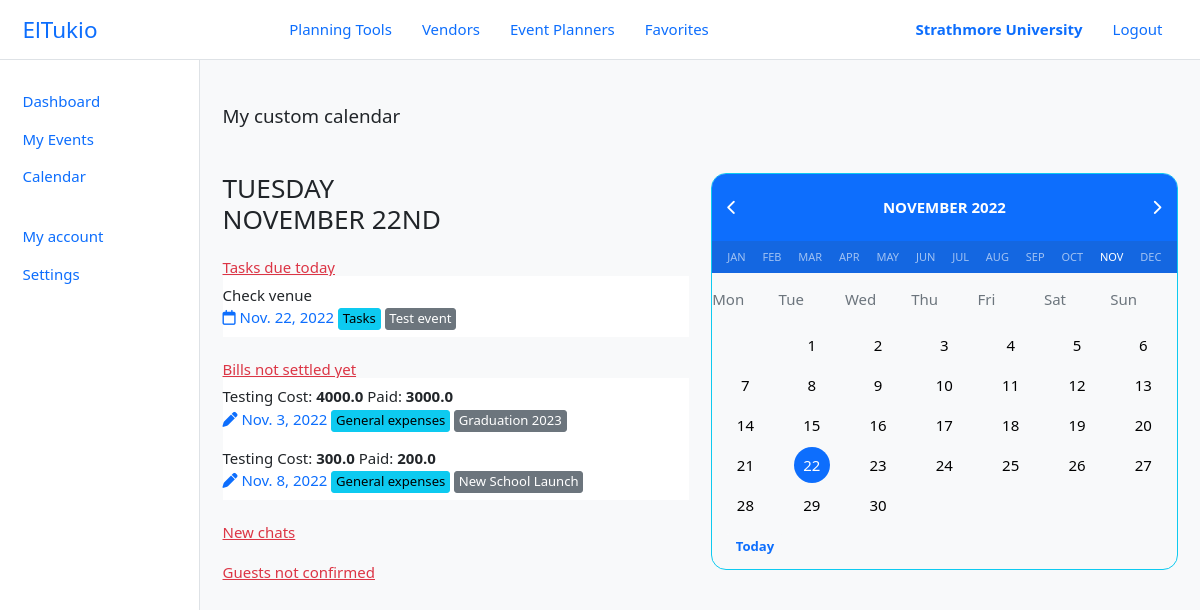
The page /my/calendar/ (signed in) on the database its author committed.
### el_tukio/models.py (models this page shows, shortened)
class User(AbstractUser):
    class UserType(models.IntegerChoices):
        ORGANIZER = 0, _('Organizer')
        PLANNER = 1, _('Planner')
        VENDOR = 3, _('Vendor')
        __empty__ = _('(Unkown)')
    class AccountType(models.IntegerChoices):
        PERSONAL = 1, _('Personal')
        ORGANIZATION = 2, _('Organization')
        __empty__ = _('--------------')
    user_type = models.SmallIntegerField(blank=True, null=True, choices=UserType.choices)
    phone_number = PhoneNumberField(blank=True, null=True, unique=True)
    profile = models.ImageField(default='default.png', upload_to='profile_pics')
    account_type = models.SmallIntegerField(blank=True, null=True, choices=UserType.choices)
    location = models.OneToOneField(Location, blank=True, null=True, on_delete=models.SET_NULL)
    @property
    def is_organizer(self):
        return self.user_type == self.UserType.ORGANIZER
    @property
    def is_planner(self):
        return self.user_type == self.UserType.PLANNER
    @property
    def is_vendor(self):
        return self.user_type == self.UserType.VENDOR
    @property
    def full_name(self):
        return self.get_full_name()
    class Meta:
        ordering = ['last_name', 'first_name']

class Task(models.Model):
    event = models.ForeignKey(Event, on_delete=CASCADE)
    task = models.TextField(max_length=5000)
    task_group = models.ForeignKey(TaskGroup, on_delete=SET_NULL, blank=True, null=True)
    date_created = models.DateTimeField(auto_now_add=True)
    due_date = models.DateField(blank=True, null=True, help_text='When would you like to have this done?')
    created_by = models.ForeignKey(User, on_delete=SET_NULL, blank=True, null=True, related_name='created_by')
    assigned_to = models.ForeignKey(User, on_delete=SET_NULL, blank=True, null=True, related_name='assigned_to')
    completed = models.BooleanField(default=False, help_text='Mark this task as completed')
    date_completed = models.DateField(blank=True, null=True)
    completed_by = models.ForeignKey(User, on_delete=SET_NULL, blank=True, null=True, related_name='completed_by')
    comments = models.ManyToManyField(Comment, related_name='task_comments')
    files = models.ManyToManyField(FileUpload, related_name='task_files')
    deleted = models.BooleanField(default=False)
    date_deleted = models.DateTimeField(blank=True, null=True)

class Event(models.Model):
    organizer = models.ForeignKey(Organizer, on_delete=CASCADE)
    event_name = models.CharField(max_length=100)
    event_date = models.DateField(help_text='When will this event be held?')
    event_budget = models.FloatField(help_text='What  is the budget for this event?')
    event_location = models.CharField(max_length=100, null=True, blank=True)
    guest_size = models.IntegerField(help_text='Expected number of guests at the event?')
    event_team = models.ManyToManyField(User, related_name='event_team_members')
    chatroom = models.OneToOneField(ChatRoom, on_delete=SET_NULL, blank=True, null=True)
    def __str__(self):
        return self.event_name

class Expense(models.Model):
    event = models.ForeignKey(Event, on_delete=CASCADE)
    expense_category = models.ForeignKey(ExpenseCategory, on_delete=SET_NULL, blank=True, null=True)
    description = models.TextField(max_length=5000)
    total_cost = models.FloatField(help_text='Estimated taotal cost of this budget item')
    total_paid = models.FloatField( default=0, help_text='Total amount already paid for this budget item')
    budgeted_by = models.ForeignKey(User, on_delete=SET_NULL, blank=True, null=True)
    date_budgeted = models.DateTimeField(auto_now_add=True)
    comments = models.ManyToManyField(Comment, related_name='expense_comments')
    files = models.ManyToManyField(FileUpload, related_name='expense_files')
    deleted = models.BooleanField(default=False)
    date_deleted = models.DateTimeField(blank=True, null=True)
    @property
    def balance_cleared(self):
        return self.total_paid and self.total_cost == self.total_paid
    class Meta:
        constraints = [
            CheckConstraint(check=Q(total_cost__gte=F('total_paid')), name='check_total_cost_vs_paid')
        ]

### el_tukio/views/main.py (the view)
# urls.py: path('my/calendar/', main.calendar, name='calendar'),
@login_required
def calendar(request, yy=None, mm=None, dd=None):
    dt = prev_year = prev_month = next_year = next_month = None
    if yy and mm and dd:
        dt = DT.datetime(yy, mm, dd)
    elif yy and mm:
        dt = DT.datetime(yy, mm, 1)
    else:
        dt = DT.datetime.now()
        yy = dt.year
        mm = dt.month
    if 1 < mm < 12:
        prev_month = mm - 1
        next_month = mm + 1
        prev_year = next_year = yy
    elif mm == 1:
        prev_month = 12
        prev_year = yy - 1
        next_month = mm + 1
        next_year = yy
    elif mm == 12:
        prev_month = mm - 1
        prev_year = yy
        next_month = 1
        next_year = yy + 1
    first_day = dt.date().replace(day=1)    # first day of month
    week_pos = first_day.weekday()  # day of week
    num_skip = range(week_pos)  # number of cells to skip
    num_days = CAL.monthrange(dt.year, dt.month)[1] # number of days in month
    month_days = range(1, (num_days+1))
    user = request.user
    due_tasks = []
    due_bills = []
    if user.is_organizer:
        events = user.organizer.event_set.all()
        for event in events:
            tasks = event.task_set.all()
            expenses = event.expense_set.all()
            for task in tasks:
                if not task.completed and task.due_date == dt.date():
                    due_tasks.append(task)
            for xp in expenses:
                if not xp.balance_cleared and xp.date_budgeted.date() <= dt.date():
                    due_bills.append(xp)
    context = {
        'active_dt': dt,
        'prev_month': prev_month,
        'next_month': next_month,
        'prev_year': prev_year,
        'next_year': next_year,
        'num_skip': num_skip,
        'month_days': month_days,
    }
    if user.is_organizer:
        context['due_tasks'] = due_tasks
        context['due_bills'] = due_bills
    return render(request, 'main/calendar.html', context)

### templates/main/calendar.html (shortened to what this page needs)
{% extends 'layouts/dashboard.html' %}
{% load static %}
{% load widget_tweaks %}
{% block content %}
<h5 class="mt-4 mb-5">My custom calendar</h5>
<div class="row row-cols-2">
    <div class="col">
        <div class="todays text-start">
            <h3 class="text-uppercase mb-4">{{ active_dt|date:"l" }} <br>{{ active_dt|date:"F jS" }}</h3>
            <ul class="list-group">
                <h6 class="text-danger text-decoration-underline mb-0">Tasks due today</h6>
                {% for task in due_tasks %}
                <li class="list-group-item border-0 px-0">
                    <div>{{ task.task }}</div>
                    <span class="text-primary" title="Due date">
                        <i class="fa-regular fa-calendar"></i>
                        {{ task.due_date }}
                    </span>
                    {% if task.task_group %}
                    <a role="button" href="{% url 'organizer-event-tasks' task.event.id task.task_group_id %}" class="btn btn-sm btn-info px-1 py-0">{{ task.task_group }}</a>
                    {% else %}
                    <a role="button" href="{% url 'organizer-event-tasks' task.event.id %}" class="btn btn-sm btn-info px-1 py-0">Tasks</a>
                    {% endif %}
                    <a role="button" href="{% url 'organizer-event-details' task.event.id %}" class="btn btn-sm btn-secondary px-1 py-0">
                        {{ task.event }}
                    </a>
                </li>
                {% empty %}
                <div class="text-success mt-2">No tasks due!</div>
                {% endfor %}
                <h6 class="text-danger text-decoration-underline mb-0 mt-4">Bills not settled yet</h6>
                {% for xp in due_bills %}
                <li class="list-group-item border-0 px-0">
                    <div>
                        {{ xp.description }}
                        <span>Cost: <strong>{{ xp.total_cost }}</strong></span>
                        <span>Paid: <strong>{{ xp.total_paid }}</strong></span>
                    </div>
                    <span class="text-primary" title="Date recorded">
                        <i class="fa-solid fa-pen"></i>
                        {{ xp.date_budgeted|date }}
                    </span>
                    <a role="button" href="{% url 'organizer-event-expenses' xp.event_id %}" class="btn btn-sm btn-info px-1 py-0">
                        {% if xp.expense_category %}
                        {{ xp.expense_category }}
                        {% else %}
                        General expenses
                        {% endif %}
                    </a>
                    <a role="button" href="{% url 'organizer-event-details' xp.event_id %}" class="btn btn-sm btn-secondary px-1 py-0">{{ xp.event }}</a>
                    {% empty %}
                    <div class="text-success mt-2">All events' bills settled!</div>
                    {% endfor %}
                </li>
                <h6 class="text-danger text-decoration-underline mb-0 mt-4">New chats</h6>
                <h6 class="text-danger text-decoration-underline mb-0 mt-4">Guests not confirmed</h6>
            </ul>
        </div>
    </div>
    <div class="col">
        <div class="calendar rounded-md overflow-hidden border border-info">
            <div class="calendar-header bg-primary text-white rounded-top">
                <div class="calendar-header-highlight d-flex align-items-center justify-content-between py-4 px-3">
                    <a class="prev-month text-white" href="{% url 'calendar' yy=prev_year mm=prev_month %}">
                        <i class="fa-solid fa-chevron-left"></i>
                    </a>
                    <div class="month-info fw-bold text-uppercase">
                        {{ active_dt|date:"F" }} {{ active_dt.year }}
                    </div>
                    <a class="next-month text-white" href="{% url 'calendar' yy=next_year mm=next_month %}">
                        <i class="fa-solid fa-chevron-right"></i>
                    </a>
                </div>
                <div class="calendar-header-months d-flex align-items-center justify-content-between text-uppercase py-2 px-3" style="background: #1467e1">
                    <a role="button" class="{% if active_dt.month == 1 %}active{% endif %}" href="{% url 'calendar' yy=active_dt.year mm=1 %}">Jan</a>
                    <a role="button" class="{% if active_dt.month == 2 %}active{% endif %}" href="{% url 'calendar' yy=active_dt.year mm=2 %}">Feb</a>
                    <a role="button" class="{% if active_dt.month == 3 %}active{% endif %}" href="{% url 'calendar' yy=active_dt.year mm=3 %}">Mar</a>
                    <a role="button" class="{% if active_dt.month == 4 %}active{% endif %}" href="{% url 'calendar' yy=active_dt.year mm=4 %}">Apr</a>
                    <a role="button" class="{% if active_dt.month == 5 %}active{% endif %}" href="{% url 'calendar' yy=active_dt.year mm=5 %}">May</a>
                    <a role="button" class="{% if active_dt.month == 6 %}active{% endif %}" href="{% url 'calendar' yy=active_dt.year mm=6 %}">Jun</a>
                    <a role="button" class="{% if active_dt.month == 7 %}active{% endif %}" href="{% url 'calendar' yy=active_dt.year mm=7 %}">Jul</a>
                    <a role="button" class="{% if active_dt.month == 8 %}active{% endif %}" href="{% url 'calendar' yy=active_dt.year mm=8 %}">Aug</a>
                    <a role="button" class="{% if active_dt.month == 9 %}active{% endif %}" href="{% url 'calendar' yy=active_dt.year mm=9 %}">Sep</a>
                    <a role="button"class="{% if active_dt.month == 10 %}active{% endif %}" href="{% url 'calendar' yy=active_dt.year mm=10 %}">Oct</a>
                    <a role="button"class="{% if active_dt.month == 11 %}active{% endif %}" href="{% url 'calendar' yy=active_dt.year mm=11 %}">Nov</a>
                    <a role="button"class="{% if active_dt.month == 12 %}active{% endif %}" href="{% url 'calendar' yy=active_dt.year mm=12 %}">Dec</a>
                </div>
            </div>
            <div class="calendar-labels d-flex flex-items-equal align-items-center text-muted py-3">
                <div>Mon</div>
                <div>Tue</div>
                <div>Wed</div>
                <div>Thu</div>
                <div>Fri</div>
                <div>Sat</div>
                <div>Sun</div>
            </div>
            <div class="calendar-body">
                {% for e in num_skip %}
                <div class="blank"></div>
                {% endfor %}
                {% for dd in month_days %}
                <div class="date {% if active_dt.day == dd %}active{% endif %}">
                    <a role="button" href="{% url 'calendar' yy=active_dt.year mm=active_dt.month dd=dd %}">{{ dd }}</a>
                </div>
                {% endfor %}
            </div>
            <div class="calendar-footer rounded-bottom px-3 py-2">
                <a href="{% url 'calendar' %}" class="btn btn-sm btn-light text-primary fw-bold py-1">Today</a>
            </div>
        </div>
    </div>
</div>
{% endblock content %}

### templates/components/header.html
<header class="header border-bottom d-flex align-items-center justify-content-between" id="header">
    <a href="{% url 'home' %}" class="logo">ElTukio</a>
    <nav class="nav-main d-flex align-items-center">
        <a href="#" class="nav-link">Planning Tools</a>
        <a href="{% url 'vendors' %}" class="nav-link">Vendors</a>
        <a href="{% url 'planners' %}" class="nav-link">Event Planners</a>
        {% if user.is_organizer or user.is_planner %}
        <a href="{% url 'bookmarks' user_type=user.get_user_type_display.lower %}" class="nav-link">Favorites</a>
        {% endif %}
    </nav>
    <nav class="nav-profile d-flex align-items-center">
        {% if user.is_authenticated %}
        {% if user.is_vendor %}
        <a class="nav-link fw-bold" href="{% url 'vendor-dashboard' %}">{{ user.vendor.business_name }}</a>
        {% elif user.is_planner %}
        <a class="nav-link fw-bold" href="{% url 'planner-dashboard' %}">{{ user.full_name }}</a>
        {% elif user.is_organizer %}
        <a class="nav-link fw-bold" href="{% url 'organizer-dashboard' %}">{{ user.full_name }}</a>
        {% endif %}
        <a class="nav-link" href="{% url 'logout' %}">Logout</a>
        {% else %}
        <a class="nav-link" href="{% url 'login' %}">Login</a>
        <a class="nav-link" href="{% url 'register' %}">Register</a>
        {% endif %}
    </nav>
</header>

### static/css/main.css (style rules this page uses)
:root { --tk-dim-header: 60px; --tk-dim-body-spacing-x: 1.5rem; --tk-dim-chat-height: 55px; }
html { font-size: 15px; }
html, body { width: 100%; height: 100%; }
a { text-decoration: none; cursor: pointer; }
.header { height: var(--tk-dim-header); padding-left: var(--tk-dim-body-spacing-x); padding-right: var(--tk-dim-body-spacing-x); }
.logo { font-size: 1.5rem; }
.rounded-md { border-radius: 1rem !important; }
.flex-items-equal > * { flex: 1 1 0; }
.calendar-body { display: grid; grid-template-columns: repeat(7, 1fr); }
.calendar-body > * { --cell-size: 40px; height: var(--cell-size); display: flex; align-items: center; justify-content: center; }
.calendar-body > * > * { width: calc(-4px + var(--cell-size, 40px)); height: calc(-4px + var(--cell-size, 40px)); display: flex; align-items: center; justify-content: center; color: #000; border-radius: 50%; }
.calendar-body > *.active > * { color: #fff; background-color: #0d6efd; pointer-events: none; }
.calendar-header-months > * { font-size: 11px; color: rgba(255 255 255 / 0.6); }
.calendar-header-months>*.active { color: #fff; pointer-events: none; }

### rows shown on the page
User: full_name "Strathmore University"
Task: task "Check venue", due_date "Nov. 22, 2022", shows "Tasks", event "Test event"
Expense: description "Testing", total_cost "4000.0", total_paid "3000.0", date_budgeted "Nov. 3, 2022", shows "General expenses", event "Graduation 2023"
Expense: description "Testing", total_cost "300.0", total_paid "200.0", date_budgeted "Nov. 8, 2022", shows "General expenses", event "New School Launch"

### other values the page prints
{{ active_dt|date:"l" }} "TUESDAY"
{{ active_dt|date:"F jS" }} "NOVEMBER 22ND"
{{ active_dt|date:"F" }} "NOVEMBER"
{{ active_dt.year }} "2022"
{{ dd }} "1" "2" "3" "4" "5" "6" "7" "8" "9" "10" "11" "12" "13" "14" "15" "16" "17" "18" "19" "20" "21" "22" "23" "24" "25" "26" "27" "28" "29" "30"
